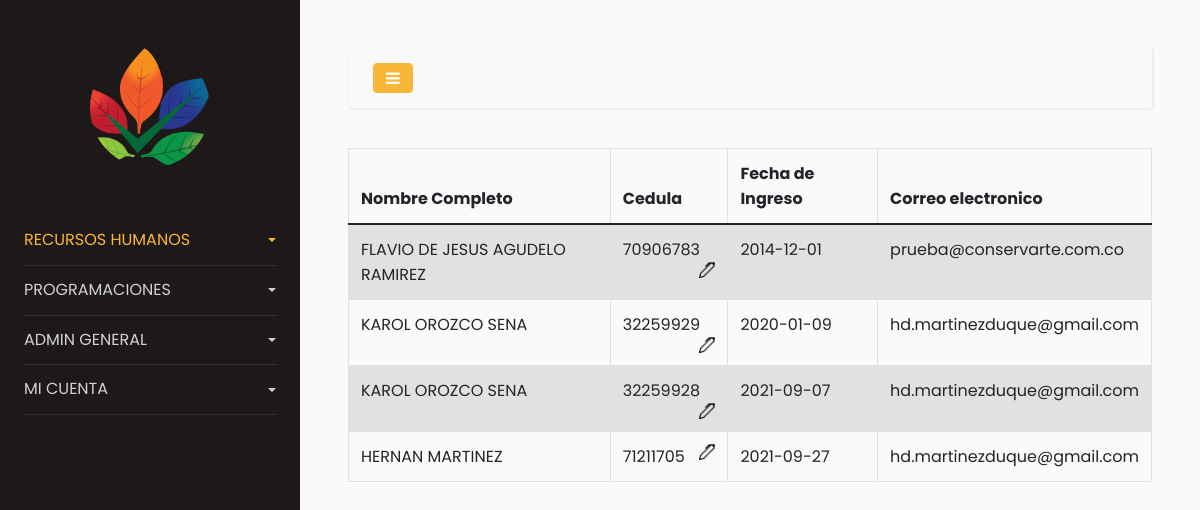
/admin/empleados_retirados.php (signed in), run on the app's committed database.
### tables this page shows
CREATE TABLE `modulo` (
  `ID` int(11) NOT NULL AUTO_INCREMENT,
  `DESCRIPCION` char(32) NOT NULL,
  `ESTADO` tinyint(1) NOT NULL,
  `PROM` varchar(20) DEFAULT NULL,
  `orden` int(11) NOT NULL DEFAULT 0,
  PRIMARY KEY (`ID`)
);

CREATE TABLE `empleado` (
  `id_empleado` int(11) NOT NULL AUTO_INCREMENT,
  `cedula` int(11) NOT NULL,
  `fecha_expedicion` date DEFAULT NULL,
  `id_pais_expedicion` int(11) NOT NULL,
  `id_departamento` bigint(20) NOT NULL,
  `id_lugar_expedicion` bigint(20) NOT NULL,
  `nombre` varchar(30) DEFAULT NULL,
  `apellido` varchar(30) DEFAULT NULL,
  `id_pais_nacimiento` int(11) NOT NULL,
  `id_departamento_nacimiento` bigint(20) NOT NULL,
  `id_lugar_nacimiento` bigint(20) NOT NULL,
  `fecha_nacimiento` date DEFAULT NULL,
  `fecha_ingreso` date NOT NULL,
  `id_tipo_contrato` int(11) NOT NULL,
  `estado` tinyint(1) NOT NULL,
  `salario` int(11) DEFAULT NULL,
  `socio` tinyint(1) NOT NULL,
  `id_area` int(11) NOT NULL,
  `id_oficio` int(11) NOT NULL,
  `id_estado_civil` int(11) NOT NULL,
  `id_genero` int(11) NOT NULL,
  `direccion` varchar(50) DEFAULT NULL,
  `id_pais_direccion` int(11) NOT NULL,
  `id_departamento_direccion` bigint(20) NOT NULL,
  `id_lugar_direccion` bigint(20) NOT NULL,
  `tel_fijo` varchar(50) DEFAULT NULL,
  `tel_celular` varchar(50) DEFAULT NULL,
  `email` varchar(50) NOT NULL,
  `tipo_vivienda` int(11) NOT NULL,
  `estrato_social` int(1) NOT NULL,
  `id_eps` int(11) NOT NULL,
  `id_afp` int(11) NOT NULL,
  `id_arl` int(11) NOT NULL,
  `id_tipo_sangre` bigint(20) NOT NULL,
  `talla_camisa` int(11) DEFAULT NULL,
  `talla_pantalon` int(11) DEFAULT NULL,
  `talla_calzado` int(11) DEFAULT NULL,
  `imagen_empleado` blob DEFAULT NULL,
  `num_loker` int(11) DEFAULT NULL,
  `tipo_calzado` int(11) DEFAULT NULL,
  PRIMARY KEY (`id_empleado`),
  UNIQUE KEY `cedula` (`cedula`),
  KEY `id_pais_nacimiento_fk` (`id_pais_nacimiento`),
  KEY `id_dep_nacimiento_fk` (`id_departamento_nacimiento`),
  KEY `id_mun_nacimiento_fk` (`id_lugar_nacimiento`),
  KEY `id_pais_expedicion_fk` (`id_pais_expedicion`),
  KEY `id_dep_expedicion_fk` (`id_departamento`),
  KEY `id_mun_expedicion_fk` (`id_lugar_expedicion`),
  KEY `id_pais_direccion_fk` (`id_pais_direccion`),
  KEY `id_dep_direccion_fk` (`id_departamento_direccion`),
  KEY `id_mun_direccion_fk` (`id_lugar_direccion`),
  KEY `id_contato_fk` (`id_tipo_contrato`),
  KEY `id_area_fk` (`id_area`),
  KEY `id_oficio_fk` (`id_oficio`),
  KEY `id_estado_civil_fk` (`id_estado_civil`),
  KEY `id_genero_fk` (`id_genero`),
  KEY `id_tipo_vivienda_fk` (`tipo_vivienda`),
  KEY `id_tipo_sangre_fk` (`id_tipo_sangre`),
  KEY `id_tipo_calzado_fk` (`tipo_calzado`),
  KEY `id_afp_fk` (`id_afp`),
  KEY `id_arl_fk` (`id_arl`),
  KEY `id_eps_fk` (`id_eps`),
  CONSTRAINT `id_afp_fk` FOREIGN KEY (`id_afp`) REFERENCES `entidad_afp` (`id`),
  CONSTRAINT `id_area_fk` FOREIGN KEY (`id_area`) REFERENCES `area` (`id`),
  CONSTRAINT `id_arl_fk` FOREIGN KEY (`id_arl`) REFERENCES `entidad_arl` (`id`),
  CONSTRAINT `id_contato_fk` FOREIGN KEY (`id_tipo_contrato`) REFERENCES `tipo_contrato` (`id`),
  CONSTRAINT `id_dep_direccion_fk` FOREIGN KEY (`id_departamento_direccion`) REFERENCES `departamentos` (`id`),
  CONSTRAINT `id_dep_expedicion_fk` FOREIGN KEY (`id_departamento`) REFERENCES `departamentos` (`id`),
  CONSTRAINT `id_dep_nacimiento_fk` FOREIGN KEY (`id_departamento_nacimiento`) REFERENCES `departamentos` (`id`),
  CONSTRAINT `id_eps_fk` FOREIGN KEY (`id_eps`) REFERENCES `entidad_salud` (`id`),
  CONSTRAINT `id_estado_civil_fk` FOREIGN KEY (`id_estado_civil`) REFERENCES `estado_civil` (`id`),
  CONSTRAINT `id_genero_fk` FOREIGN KEY (`id_genero`) REFERENCES `genero` (`id`),
  CONSTRAINT `id_mun_direccion_fk` FOREIGN KEY (`id_lugar_direccion`) REFERENCES `municipios` (`id`),
  CONSTRAINT `id_mun_expedicion_fk` FOREIGN KEY (`id_lugar_expedicion`) REFERENCES `municipios` (`id`),
  CONSTRAINT `id_mun_nacimiento_fk` FOREIGN KEY (`id_lugar_nacimiento`) REFERENCES `municipios` (`id`),
  CONSTRAINT `id_oficio_fk` FOREIGN KEY (`id_oficio`) REFERENCES `oficio` (`id`),
  CONSTRAINT `id_pais_direccion_fk` FOREIGN KEY (`id_pais_direccion`) REFERENCES `paises` (`id`),
  CONSTRAINT `id_pais_expedicion_fk` FOREIGN KEY (`id_pais_expedicion`) REFERENCES `paises` (`id`),
  CONSTRAINT `id_pais_nacimiento_fk` FOREIGN KEY (`id_pais_nacimiento`) REFERENCES `paises` (`id`),
  CONSTRAINT `id_tipo_calzado_fk` FOREIGN KEY (`tipo_calzado`) REFERENCES `tipo_calzado` (`id`),
  CONSTRAINT `id_tipo_sangre_fk` FOREIGN KEY (`id_tipo_sangre`) REFERENCES `tipo_sangre` (`id`),
  CONSTRAINT `id_tipo_vivienda_fk` FOREIGN KEY (`tipo_vivienda`) REFERENCES `tipo_vivienda` (`id`)
);

### admin/empleados_retirados.php (the view, shortened to what this page needs)
<?php
require_once("../lib/ConsulSQL.php");
require_once("../lib/Functions.php");
require_once("../lib/link.php");
$mod = 3;
$user[] = array('usuario'=>$_SESSION['userid'], 'mod'=> $mod);
$data = tools::opcion_menu($user, true);
$data_menu = tools::menu($user);
$data_sub_menu = tools::option_sub_menu($user);
foreach($data as $row){
  if($row['ID_MODULO_DETALLE'] ==3) {$editar = $row['edit'];}
}
$tabla = ' empleado_retirado ER LEFT JOIN empleado E ON ER.id_empleado = E.id_empleado';
$campos = 'E.id_empleado, E.cedula, E.nombre, E.apellido, E.fecha_ingreso, E.email ';
$condicion = '';
$data_empleados = tools::ConsultaTablas($tabla, $campos, $condicion);
$mensaje = 'Editar Empleado';
$consulta_empleados ='
<table id="registro" class="table table-striped table-bordered" style="width:100%">
<thead>
  <th>Nombre Completo</th>
  <th>Cedula</th>
  <th>Fecha de Ingreso</th>
  <th>Correo electronico</th>
</thead>
<tbody>';
foreach($data_empleados as $row){
  $edicion = '../process/edit_empleado.php?id=3&msg='.$mensaje.'&identificacion='.consultasSQL::clean_string(md5($row['cedula']));
  $consulta_empleados .= '<tr>';
  $consulta_empleados .= '<td>'.$row['nombre'].' '.$row['apellido'].'</td>';
  if($editar>0){
    $consulta_empleados .='<td>'.$row['cedula'].'<a href="'.$edicion.'"> <img src="../img/pen.png" height="16" width="16" align = right title="Click para Editar"></a></td>';
  }else{
    $consulta_empleados .= '<td>'.$row['cedula'].'</td>';
  }
  $consulta_empleados .= '<td>'.$row['fecha_ingreso'].'</td>';
  $consulta_empleados .= '<td>'.$row['email'].'</td>';
  $consulta_empleados .= '</tr>';
}
$consulta_empleados .='</tbody></table>';
$consulta_empleados .= "<script>
$(document).ready(function() {
    $('#registro').DataTable( {
        'pagingType': 'full_numbers'
    } );
} );
</script>";
$menu = imp_print::slide_menu($data_menu, $data);
$head = '<!doctype html><html lang="en">';
$head .= '<meta charset="utf-8">
<meta name="viewport" content="width=device-width, initial-scale=1, shrink-to-fit=no">';
$head .= '<script type="text/javascript" src="../js/validacion.js"></script>';
$head .= imp_print::link();
$head .= '<title>Registro Empleados</title>';
$head .= '</head>';
$body_head = '<body>';
$body_foot = '</body></html>';
if(empty($_SESSION['userid']))
{
    $msg = 'Error en la conexion';
    $data[] = array('id'=>0, 'Mensaje'=>$msg);
    $return = '<script language="javascript">
    document.location.href="../index.php?id=0&msg=Datos Incorrectos"</script>';
}else{
    $return =  $head;
    $return .= $body_head;
    $return .= $menu;
    $return .= imp_print::contenido('', $consulta_empleados, '');
    $return .= imp_print::script_menu();
    $return .= $body_foot;
}
print $return;
?>

### lib/link.php (shortened to what this page needs)
<link href="./css/_bootstrap.min.css" rel="stylesheet">
<link href="../css/bootstrap-select.min.css" rel="stylesheet">
<link href="./css/bootstrap.min.css" rel="stylesheet">
<link href="../css/_bootstrap.min.css" rel="stylesheet">
<link href="../css/bootstrap.min.css" rel="stylesheet">
<link rel="stylesheet" href="../css/jquery.dataTables.min.css">

### lib/ConsulSQL.php (shortened to what this page needs)
<?php
class ejecutarSQL {
    public static function conectar(){
        if(!$con=  mysqli_connect(SERVER,USER,PASS,BD)){
            echo "Error en el servidor, verifique sus datos";
        }
        mysqli_set_charset($con, "utf8");
        return $con;
    }
    public static function consultar($query) {
        if (!$consul = mysqli_query(ejecutarSQL::conectar(), $query)) {
            echo 'Error en la consulta SQL ejecutada';
        }
        return $consul;
    }
}
class consultasSQL{
    public static function SelectSQL($tabla, $campos, $condicion)
    {
        $return = '';
        if((strlen($campos)>0) && (strlen($condicion)==0)){
            if(!$consul = ejecutarSQL::consultar("SELECT $campos FROM $tabla")){
                $msg =  "Ha ocurrido un error al recuperar los datos en la tabla ".$tabla;
                die('<script language="javascript">
                document.location.href="../index.php?id=0&msg='.$msg.'"</script>');
            }
            $return = $consul;
        }
        return $return;
    }
    public static function clean_string($val){
        $val=trim($val);
        $val=stripslashes($val);
        $val=str_ireplace("<script>", "", $val);
        $val=str_ireplace("</script>", "", $val);
        $val=str_ireplace("<script src", "", $val);
        $val=str_ireplace("<script type=", "", $val);
        $val=str_ireplace("SELECT * FROM", "", $val);
        $val=str_ireplace("DELETE FROM", "", $val);
        $val=str_ireplace("INSERT INTO", "", $val);
        $val=str_ireplace("--", "", $val);
        $val=str_ireplace("^", "", $val);
        $val=str_ireplace("[", "", $val);
        $val=str_ireplace("]", "", $val);
        $val=str_ireplace("==", "", $val);
        $val=str_ireplace(";", "", $val);
        return $val;
    }
}

### lib/Functions.php (shortened to what this page needs)
<?php
class tools
{
public static function opcion_menu($data, $web = false)
{
    if ($web){
        foreach($data as $rows)
        {
            $user = $rows['usuario'];
        }
        $query = ejecutarSQL::consultar("SELECT U.USUARIO, U.NOMBRE, U.APELLIDO, M.DESCRIPCION AS MENU, MD.DESCRIPCION AS OPCION, MD.PROM, ID_MODULO_DETALLE, P.edit
        FROM PERMISO AS P INNER JOIN MODULO_DETALLE AS MD ON P.ID_MODULO_DETALLE = MD.ID INNER JOIN MODULO AS M ON MD.ID_MODULO = M.ID INNER JOIN USUARIO AS U ON P.ID_USUARIO = U.ID
        WHERE U.ID='$user' ORDER BY MD.orden");
    }
    $Regnum = mysqli_num_rows($query);
    $response = array();
    $i=0;
    if($Regnum)
    {
        while($row = mysqli_fetch_array($query,MYSQLI_ASSOC))
        {
            $response[$i] = $row;
            $i++;
        }
    }else{
        $response[] = array('DESCRIPCION'=>'CERRAR', "PROM"=>"../process/logout.php");
    }
    return $response;
}
public static function menu($data)
{
    foreach($data as $rows)
    {
        $user = $rows['usuario'];
    }
    $query = ejecutarSQL::consultar("SELECT DISTINCTROW M.DESCRIPCION, M.PROM FROM PERMISO P INNER JOIN MODULO_DETALLE MD ON P.ID_MODULO_DETALLE = MD.ID  INNER JOIN MODULO AS M ON MD.ID_MODULO = M.ID  INNER JOIN USUARIO AS U ON P.ID_USUARIO = U.ID
    WHERE U.ID='$user' ORDER BY M.orden");
    $Regnum = mysqli_num_rows($query);
    $i=0;
    if($Regnum)
    {
        while($row = mysqli_fetch_array($query,MYSQLI_ASSOC))
        {
            $response[$i] = $row;
            $i++;
        }
    }else{
        $response[] = array('DESCRIPCION'=>'CERRAR', "PROM"=>"../process/logout.php");
    }
    return $response;
}
public static function option_sub_menu($data){
    foreach($data as $rows){
        $user = $rows['usuario'];
        $mod = $rows['mod'];
    }
    $query = ejecutarSQL::consultar("SELECT U.USUARIO, MD.DESCRIPCION AS MODULO_DETALLE, SMD.DESCRIPCION AS SUB_MODULO_DETALLE, SMD.PROM
    FROM PERMISO_SUB PS INNER JOIN USUARIO U ON PS.ID_USUARIO = U.ID INNER JOIN MODULO_DETALLE MD ON PS.ID_MODULO_DETALLE = MD.ID INNER JOIN SUB_MODULO_DETALLE SMD ON ID_SUB_MODULO_DETALLE = SMD.ID
    WHERE U.ID = '".$user."' AND MD.ID_MODULO = '".$mod."' AND SMD.ESTADO = 0");
    $Regnum = mysqli_num_rows($query);
    $i=0;
    if($Regnum)
    {
        while($row = mysqli_fetch_array($query,MYSQLI_ASSOC))
        {
            $response[$i] = $row;
            $i++;
        }
    }else{
        $response[] = array('USUARIO'=>$user, 'MODULO_DETALLE'=> "CERRAR", "SUB_MODULO_DETALLE"=>"CERRAR", "PROM"=>"../process/logout.php");
    }
    return $response;
}
public static function ConsultaTablas($tabla, $campos, $condicion)
{
    $query = consultasSQL::SelectSQL($tabla, $campos, $condicion);
    $Regnum = mysqli_num_rows($query);
    $i=0;
    if($Regnum)
    {
        while($row = mysqli_fetch_array($query,MYSQLI_ASSOC))
        {
            $response[$i] = $row;
            $i++;
        }
    }else{
        $response["status"] = "false";
        $response["message"] = "no found records";
    }
    return $response;
}
}
class imp_print
{
    public static function slide_menu($data_menu, $data)
    {
        $slide_menu = '';
        $i = 0;
        $slide_menu .='		<div class="wrapper d-flex align-items-stretch">
        <nav id="sidebar">
            <div class="p-4 pt-5">
              <a href="#" class="img logo rounded-circle mb-5" style="background-image: url(../img/logo.png);"></a>
        <ul class="list-unstyled components mb-5">';
        foreach($data_menu as $row)
        {
            if($i==0)
            {
                $slide_menu .= '<li class="active">';
            }else
            {
                $slide_menu .='<li>';
            }
            $slide_menu .= '<a href="#homeSubmenu_'.str_replace(' ','_',$row['DESCRIPCION']).'" data-toggle="collapse" aria-expanded="false" class="dropdown-toggle">'.$row['DESCRIPCION'].'</a>';
                $slide_menu .= '<ul class="collapse list-unstyled" id="homeSubmenu_'.str_replace(' ','_',$row['DESCRIPCION']).'">';
                foreach($data as $row_opcion){
                    if($row_opcion['MENU'] == $row['DESCRIPCION'])
                    {
                        $slide_menu .= '<li><a href="'.$row_opcion['PROM'].'">'.$row_opcion['OPCION'].'</a></li>';
                    }
                }
                $slide_menu .='</ul></li>';
                $i++;
        }
        $slide_menu .= '</ul></div></nav>';
        return $slide_menu;
    }
    public static function contenido($menu_contenido, $print, $id_empleado)
    {
        $contenido = '<div id="content" class="p-4 p-md-5">
        <nav class="navbar navbar-expand-lg navbar-light bg-light">
        <div class="container-fluid">
            <button type="button" id="sidebarCollapse" class="btn btn-primary">
            <i class="fa fa-bars"></i>
            <span class="sr-only">Toggle Menu</span>
            </button>';
            $contenido .= '<button class="btn btn-dark d-inline-block d-lg-none ml-auto" type="button" data-toggle="collapse" data-target="#navbarSupportedContent" aria-controls="navbarSupportedContent" aria-expanded="false" aria-label="Toggle navigation">
            <i class="fa fa-bars"></i>
        </button>';
            $contenido .= '</div></nav>';
            $contenido .= $print;
        return $contenido;
    }
    public static function link()
    {
        $link_menu ='<link href="https://fonts.googleapis.com/css?family=Poppins:300,400,500,600,700,800,900" rel="stylesheet">';
        $link_menu .='<link rel="stylesheet" href="https://stackpath.bootstrapcdn.com/font-awesome/4.7.0/css/font-awesome.min.css">';
        $link_menu .='<link rel="stylesheet" href="../css/style.css">';
        $link_menu .= '<script src="../js/validacion.js"></script>';
        return $link_menu;
    }
}
?>

### data on the page
modulo: DESCRIPCION "RECURSOS HUMANOS"
modulo: DESCRIPCION "PROGRAMACIONES"
modulo: DESCRIPCION "ADMIN GENERAL"
modulo: DESCRIPCION "MI CUENTA"
empleado: nombre "FLAVIO DE JESUS", apellido "AGUDELO RAMIREZ", cedula "70906783", fecha_ingreso "2014-12-01", email "prueba@conservarte.com.co"
empleado: nombre "KAROL", apellido "OROZCO SENA", cedula "32259929", fecha_ingreso "2020-01-09", email "hd.martinezduque@gmail.com"
empleado: nombre "KAROL", apellido "OROZCO SENA", cedula "32259928", fecha_ingreso "2021-09-07", email "hd.martinezduque@gmail.com"
empleado: nombre "HERNAN", apellido "MARTINEZ", cedula "71211705", fecha_ingreso "2021-09-27", email "hd.martinezduque@gmail.com"
